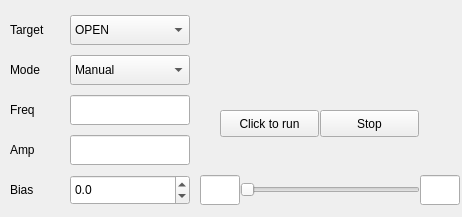
<?xml version="1.0" encoding="UTF-8"?>
<ui version="4.0">
 <class>Move</class>
 <widget class="QWidget" name="Move">
  <property name="geometry">
   <rect>
    <x>0</x>
    <y>0</y>
    <width>462</width>
    <height>217</height>
   </rect>
  </property>
  <property name="windowTitle">
   <string>Bottom</string>
  </property>
  <widget class="QComboBox" name="cmbWorkMode">
   <property name="geometry">
    <rect>
     <x>70</x>
     <y>15</y>
     <width>120</width>
     <height>30</height>
    </rect>
   </property>
   <property name="font">
    <font>
     <pointsize>9</pointsize>
    </font>
   </property>
   <property name="mouseTracking">
    <bool>true</bool>
   </property>
   <property name="toolTip">
    <string>&lt;html&gt;&lt;head/&gt;&lt;body&gt;&lt;p&gt;工作模式选择：OPEN-开环，CUR-电流模式，SPD-速度模式，POS-位置模式&lt;/p&gt;&lt;/body&gt;&lt;/html&gt;</string>
   </property>
   <item>
    <property name="text">
     <string>OPEN</string>
    </property>
   </item>
   <item>
    <property name="text">
     <string>CUR</string>
    </property>
   </item>
   <item>
    <property name="text">
     <string>SPD</string>
    </property>
   </item>
   <item>
    <property name="text">
     <string>POS</string>
    </property>
   </item>
  </widget>
  <widget class="QLabel" name="FREQLabel">
   <property name="geometry">
    <rect>
     <x>10</x>
     <y>90</y>
     <width>60</width>
     <height>40</height>
    </rect>
   </property>
   <property name="font">
    <font>
     <pointsize>9</pointsize>
    </font>
   </property>
   <property name="mouseTracking">
    <bool>true</bool>
   </property>
   <property name="toolTip">
    <string>&lt;html&gt;&lt;head/&gt;&lt;body&gt;&lt;p&gt;自动控制的曲线频率&lt;/p&gt;&lt;/body&gt;&lt;/html&gt;</string>
   </property>
   <property name="text">
    <string>Freq</string>
   </property>
  </widget>
  <widget class="QPushButton" name="confirmButton">
   <property name="geometry">
    <rect>
     <x>220</x>
     <y>110</y>
     <width>99</width>
     <height>27</height>
    </rect>
   </property>
   <property name="font">
    <font>
     <pointsize>9</pointsize>
    </font>
   </property>
   <property name="mouseTracking">
    <bool>true</bool>
   </property>
   <property name="toolTip">
    <string>&lt;html&gt;&lt;head/&gt;&lt;body&gt;&lt;p&gt;控制运动允许&lt;/p&gt;&lt;/body&gt;&lt;/html&gt;</string>
   </property>
   <property name="text">
    <string>Click to run</string>
   </property>
  </widget>
  <widget class="QPushButton" name="stopButton">
   <property name="geometry">
    <rect>
     <x>320</x>
     <y>110</y>
     <width>99</width>
     <height>27</height>
    </rect>
   </property>
   <property name="font">
    <font>
     <pointsize>9</pointsize>
    </font>
   </property>
   <property name="mouseTracking">
    <bool>true</bool>
   </property>
   <property name="toolTip">
    <string>&lt;html&gt;&lt;head/&gt;&lt;body&gt;&lt;p&gt;运动停止&lt;/p&gt;&lt;/body&gt;&lt;/html&gt;</string>
   </property>
   <property name="styleSheet">
    <string notr="true"/>
   </property>
   <property name="text">
    <string>Stop</string>
   </property>
  </widget>
  <widget class="QLineEdit" name="manualMax">
   <property name="geometry">
    <rect>
     <x>420</x>
     <y>175</y>
     <width>40</width>
     <height>30</height>
    </rect>
   </property>
   <property name="sizePolicy">
    <sizepolicy hsizetype="Ignored" vsizetype="Fixed">
     <horstretch>1</horstretch>
     <verstretch>0</verstretch>
    </sizepolicy>
   </property>
   <property name="font">
    <font>
     <pointsize>9</pointsize>
    </font>
   </property>
   <property name="toolTip">
    <string>&lt;html&gt;&lt;head/&gt;&lt;body&gt;&lt;p&gt;滑块控制范围上限&lt;/p&gt;&lt;/body&gt;&lt;/html&gt;</string>
   </property>
  </widget>
  <widget class="QDoubleSpinBox" name="txtBias">
   <property name="geometry">
    <rect>
     <x>70</x>
     <y>175</y>
     <width>120</width>
     <height>30</height>
    </rect>
   </property>
   <property name="sizePolicy">
    <sizepolicy hsizetype="Preferred" vsizetype="Fixed">
     <horstretch>0</horstretch>
     <verstretch>0</verstretch>
    </sizepolicy>
   </property>
   <property name="font">
    <font>
     <pointsize>9</pointsize>
    </font>
   </property>
   <property name="mouseTracking">
    <bool>true</bool>
   </property>
   <property name="toolTip">
    <string>&lt;html&gt;&lt;head/&gt;&lt;body&gt;&lt;p&gt;开环：%，电流：mA，速度：rpm，位置：°&lt;/p&gt;&lt;/body&gt;&lt;/html&gt;</string>
   </property>
   <property name="decimals">
    <number>1</number>
   </property>
   <property name="minimum">
    <double>-99999.000000000000000</double>
   </property>
   <property name="maximum">
    <double>99999.000000000000000</double>
   </property>
   <property name="singleStep">
    <double>0.100000000000000</double>
   </property>
  </widget>
  <widget class="QLabel" name="AMPLabel">
   <property name="geometry">
    <rect>
     <x>10</x>
     <y>130</y>
     <width>60</width>
     <height>40</height>
    </rect>
   </property>
   <property name="font">
    <font>
     <pointsize>9</pointsize>
    </font>
   </property>
   <property name="mouseTracking">
    <bool>true</bool>
   </property>
   <property name="toolTip">
    <string>&lt;html&gt;&lt;head/&gt;&lt;body&gt;&lt;p&gt;自动控制的曲线振幅&lt;/p&gt;&lt;/body&gt;&lt;/html&gt;</string>
   </property>
   <property name="text">
    <string>Amp</string>
   </property>
  </widget>
  <widget class="QLabel" name="BIASLabel">
   <property name="geometry">
    <rect>
     <x>10</x>
     <y>170</y>
     <width>60</width>
     <height>40</height>
    </rect>
   </property>
   <property name="font">
    <font>
     <pointsize>9</pointsize>
    </font>
   </property>
   <property name="mouseTracking">
    <bool>true</bool>
   </property>
   <property name="toolTip">
    <string>&lt;html&gt;&lt;head/&gt;&lt;body&gt;&lt;p&gt;偏移量 / 手动控制中的目标值&lt;/p&gt;&lt;/body&gt;&lt;/html&gt;</string>
   </property>
   <property name="text">
    <string>Bias</string>
   </property>
  </widget>
  <widget class="QLineEdit" name="AmplitudeLineEdit">
   <property name="enabled">
    <bool>true</bool>
   </property>
   <property name="geometry">
    <rect>
     <x>70</x>
     <y>135</y>
     <width>120</width>
     <height>30</height>
    </rect>
   </property>
   <property name="font">
    <font>
     <pointsize>9</pointsize>
    </font>
   </property>
   <property name="toolTip">
    <string>&lt;html&gt;&lt;head/&gt;&lt;body&gt;&lt;p&gt;振幅（开环：%，电流：mA，速度：rpm，位置：°）&lt;/p&gt;&lt;/body&gt;&lt;/html&gt;</string>
   </property>
  </widget>
  <widget class="QLineEdit" name="frequencyLineEdit">
   <property name="enabled">
    <bool>true</bool>
   </property>
   <property name="geometry">
    <rect>
     <x>70</x>
     <y>95</y>
     <width>120</width>
     <height>30</height>
    </rect>
   </property>
   <property name="font">
    <font>
     <pointsize>9</pointsize>
    </font>
   </property>
   <property name="toolTip">
    <string>&lt;html&gt;&lt;head/&gt;&lt;body&gt;&lt;p&gt;频率（Hz）&lt;/p&gt;&lt;/body&gt;&lt;/html&gt;</string>
   </property>
  </widget>
  <widget class="QLineEdit" name="manualMin">
   <property name="geometry">
    <rect>
     <x>200</x>
     <y>175</y>
     <width>40</width>
     <height>30</height>
    </rect>
   </property>
   <property name="sizePolicy">
    <sizepolicy hsizetype="Ignored" vsizetype="Fixed">
     <horstretch>1</horstretch>
     <verstretch>0</verstretch>
    </sizepolicy>
   </property>
   <property name="font">
    <font>
     <pointsize>9</pointsize>
    </font>
   </property>
   <property name="toolTip">
    <string>&lt;html&gt;&lt;head/&gt;&lt;body&gt;&lt;p&gt;滑块控制范围下限&lt;/p&gt;&lt;/body&gt;&lt;/html&gt;</string>
   </property>
  </widget>
  <widget class="QSlider" name="manualSlider">
   <property name="geometry">
    <rect>
     <x>240</x>
     <y>175</y>
     <width>180</width>
     <height>29</height>
    </rect>
   </property>
   <property name="sizePolicy">
    <sizepolicy hsizetype="Ignored" vsizetype="Fixed">
     <horstretch>8</horstretch>
     <verstretch>0</verstretch>
    </sizepolicy>
   </property>
   <property name="font">
    <font>
     <pointsize>9</pointsize>
    </font>
   </property>
   <property name="mouseTracking">
    <bool>true</bool>
   </property>
   <property name="toolTip">
    <string>&lt;html&gt;&lt;head/&gt;&lt;body&gt;&lt;p&gt;BIAS滑块&lt;/p&gt;&lt;/body&gt;&lt;/html&gt;</string>
   </property>
   <property name="maximum">
    <number>100</number>
   </property>
   <property name="orientation">
    <enum>Qt::Horizontal</enum>
   </property>
  </widget>
  <widget class="QLabel" name="MODELabel">
   <property name="geometry">
    <rect>
     <x>10</x>
     <y>50</y>
     <width>60</width>
     <height>40</height>
    </rect>
   </property>
   <property name="font">
    <font>
     <pointsize>9</pointsize>
    </font>
   </property>
   <property name="mouseTracking">
    <bool>true</bool>
   </property>
   <property name="toolTip">
    <string>&lt;html&gt;&lt;head/&gt;&lt;body&gt;&lt;p&gt;模块控制方式&lt;/p&gt;&lt;/body&gt;&lt;/html&gt;</string>
   </property>
   <property name="text">
    <string>Mode</string>
   </property>
  </widget>
  <widget class="QComboBox" name="waveModeCombo">
   <property name="geometry">
    <rect>
     <x>70</x>
     <y>55</y>
     <width>120</width>
     <height>30</height>
    </rect>
   </property>
   <property name="font">
    <font>
     <pointsize>9</pointsize>
    </font>
   </property>
   <property name="mouseTracking">
    <bool>true</bool>
   </property>
   <property name="toolTip">
    <string>&lt;html&gt;&lt;head/&gt;&lt;body&gt;&lt;p&gt;控制方式选择：MANUAL-手动控制，Sine-正弦曲线自动控制，Square-方波曲线自动控制，Triangular-三角波曲线自动控制&lt;/p&gt;&lt;/body&gt;&lt;/html&gt;</string>
   </property>
   <item>
    <property name="text">
     <string>Manual</string>
    </property>
   </item>
   <item>
    <property name="text">
     <string>Sine</string>
    </property>
   </item>
   <item>
    <property name="text">
     <string>Square</string>
    </property>
   </item>
   <item>
    <property name="text">
     <string>Triangular</string>
    </property>
   </item>
  </widget>
  <widget class="QLabel" name="TARGETLabel">
   <property name="geometry">
    <rect>
     <x>10</x>
     <y>10</y>
     <width>60</width>
     <height>40</height>
    </rect>
   </property>
   <property name="font">
    <font>
     <pointsize>9</pointsize>
    </font>
   </property>
   <property name="mouseTracking">
    <bool>true</bool>
   </property>
   <property name="toolTip">
    <string>&lt;html&gt;&lt;head/&gt;&lt;body&gt;&lt;p&gt;模块工作模式&lt;/p&gt;&lt;/body&gt;&lt;/html&gt;</string>
   </property>
   <property name="text">
    <string>Target</string>
   </property>
  </widget>
 </widget>
 <layoutdefault spacing="6" margin="11"/>
 <resources/>
 <connections/>
</ui>
